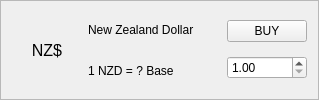
                 <widget class="QFrame" name="card_nzd">
                  <property name="minimumSize">
                   <size>
                    <width>0</width>
                    <height>100</height>
                   </size>
                  </property>
                  <property name="maximumSize">
                   <size>
                    <width>16777215</width>
                    <height>120</height>
                   </size>
                  </property>
                  <property name="frameShape">
                   <enum>QFrame::StyledPanel</enum>
                  </property>
                  <property name="frameShadow">
                   <enum>QFrame::Raised</enum>
                  </property>
                  <layout class="QHBoxLayout" name="horizontalLayout_23">
                   <item>
                    <widget class="QLabel" name="lbl_icon_nzd">
                     <property name="minimumSize">
                      <size>
                       <width>70</width>
                       <height>70</height>
                      </size>
                     </property>
                     <property name="font">
                      <font>
                       <pointsize>12</pointsize>
                      </font>
                     </property>
                     <property name="text">
                      <string>NZ$</string>
                     </property>
                     <property name="alignment">
                      <set>Qt::AlignCenter</set>
                     </property>
                    </widget>
                   </item>
                   <item>
                    <layout class="QVBoxLayout" name="verticalLayout_49">
                     <item>
                      <widget class="QLabel" name="lbl_name_nzd">
                       <property name="minimumSize">
                        <size>
                         <width>0</width>
                         <height>0</height>
                        </size>
                       </property>
                       <property name="text">
                        <string>New Zealand Dollar</string>
                       </property>
                      </widget>
                     </item>
                     <item>
                      <widget class="QLabel" name="lbl_rate_nzd">
                       <property name="minimumSize">
                        <size>
                         <width>0</width>
                         <height>0</height>
                        </size>
                       </property>
                       <property name="text">
                        <string>1 NZD = ? Base</string>
                       </property>
                      </widget>
                     </item>
                    </layout>
                   </item>
                   <item>
                    <spacer name="horizontalSpacer_23">
                     <property name="orientation">
                      <enum>Qt::Horizontal</enum>
                     </property>
                     <property name="sizeType">
                      <enum>QSizePolicy::Expanding</enum>
                     </property>
                     <property name="sizeHint" stdset="0">
                      <size>
                       <width>27</width>
                       <height>20</height>
                      </size>
                     </property>
                    </spacer>
                   </item>
                   <item>
                    <layout class="QVBoxLayout" name="verticalLayout_50">
                     <item>
                      <widget class="QPushButton" name="buy_nzd_button">
                       <property name="text">
                        <string>BUY</string>
                       </property>
                      </widget>
                     </item>
                     <item>
                      <widget class="QDoubleSpinBox" name="dsb_amount_nzd">
                       <property name="minimum">
                        <double>1.000000000000000</double>
                       </property>
                      </widget>
                     </item>
                    </layout>
                   </item>
                  </layout>
                 </widget>
